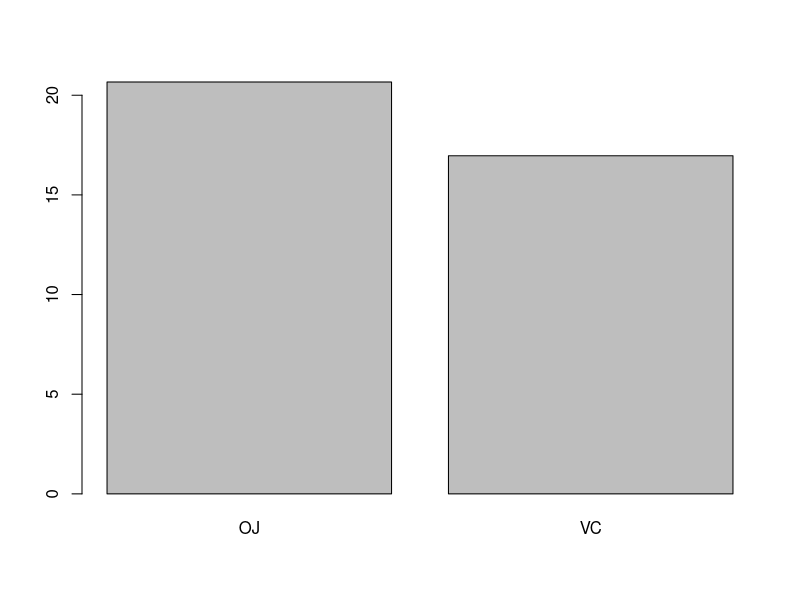
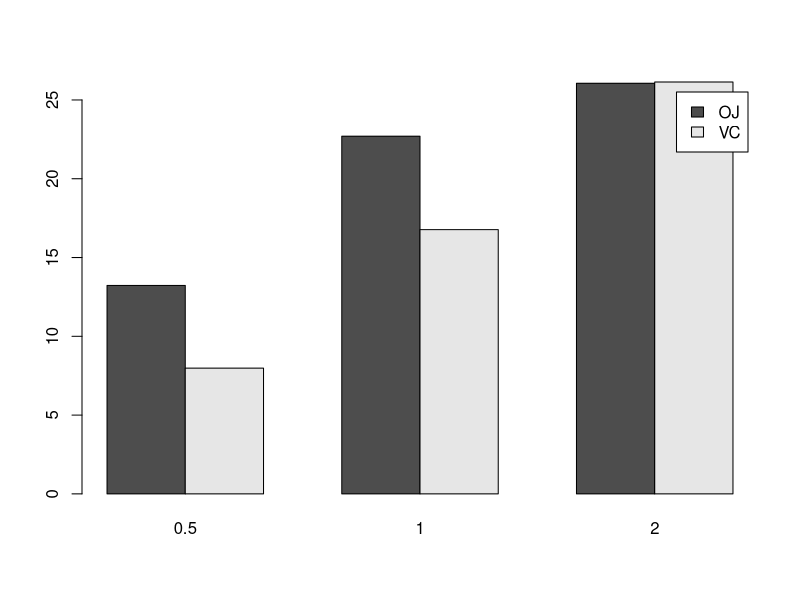

Write the R code that produced these figures, in order. (Note: this script raises an error after producing the figures.)
#R Class 6
data("ToothGrowth")
ToothGrowth
summary(ToothGrowth)

# Factor = Nominal

# How many got each dose
table(ToothGrowth$dose)

#How many in each category got each dose
table(ToothGrowth$dose, ToothGrowth$supp)

#Convert dose to factor variable
ToothGrowth$dose <- as.factor(ToothGrowth$dose)
summary(ToothGrowth)

#Calculate mean for each group and plot; tapply
mean(ToothGrowth[ToothGrowth$supp == "OJ", "len"]) -> OJMean
mean(ToothGrowth[ToothGrowth$supp == "VC", "len"]) -> VCMean
tapply(ToothGrowth$len, ToothGrowth$supp, mean) -> SuppMeanLen
barplot(SuppMeanLen)

#Calculate standard deviation
stddeviation <- function(s) {
  sqrt(sum(((s-mean(s))^2) / length(s)))
}
tapply(ToothGrowth$len, ToothGrowth$supp, stddeviation) -> SuppSDLen
SuppSDLen

#Draw barplot of mean length of teeth depending on the combination of supplement and dose
#Need a list of factors
list(ToothGrowth$supp, ToothGrowth$dose) -> CombinedList
tapply(ToothGrowth$len, CombinedList, mean)
barplot(tapply(ToothGrowth$len, CombinedList, mean), beside = TRUE, legend.text = TRUE)

#Data imputation - fill data with mean
mean(titanic$age, na.rm = TRUE) -> age_mean
age_mean
titanic$age <- ifelse(is.na(titanic$age), mean(titanic$age, na.rm = T), titanic$age)
titanic

#Scientific notation saves space when writing small or large numbers
#1.23e+08
a <- sqrt(2)
a * a
a * a == 2
print(a * a, digits = 20)

#"safe" test for equality (near equality)
#values smaller than 1.5e-08 should be treated as zeroes
all.equal(a * a, 2) 

# Sum of deviations from mean should be zero
# Small enough to treat as zero
sum(titanic$age - mean(titanic$age))

#absolute value
sum(abs(titanic$age - mean(titanic$age)))
#Median minimizes sum of absolute deviations
sum(abs(titanic$age - median(titanic$age)))

#Generate 100 random shoe sizes from 35 = 50
sample(35:50, 100, replace = TRUE) -> newshoes
#Pseudorandom, we can choose seed
set.seed(10)
sample(35:50, 100, replace = TRUE) -> newshoes
#Shoe sizes go by 0.5 though and we only have integer
sample(seq(35, 50, by=.5), 100, replace = TRUE) -> newshoes

# Median is smaller
sum(abs(newshoes - mean(newshoes))) >= sum(abs(newshoes - median(newshoes)))

#Do it many times to check if this is true (100000 times)
i <- 100

#Instead of for loop, use 'replicate' (i times)
replicate(i, {
  sample(35:50, 100, replace = TRUE) -> newshoes
  sum(abs(newshoes - mean(newshoes))) -> mean.dev 
  sum(abs(newshoes - median(newshoes))) -> median.dev
  mean.dev > median.dev | isTRUE(all.equal(mean.dev, median.dev))
}) -> longlogic
#1 if all are true
mean(longlogic)

#?'&' help file on &